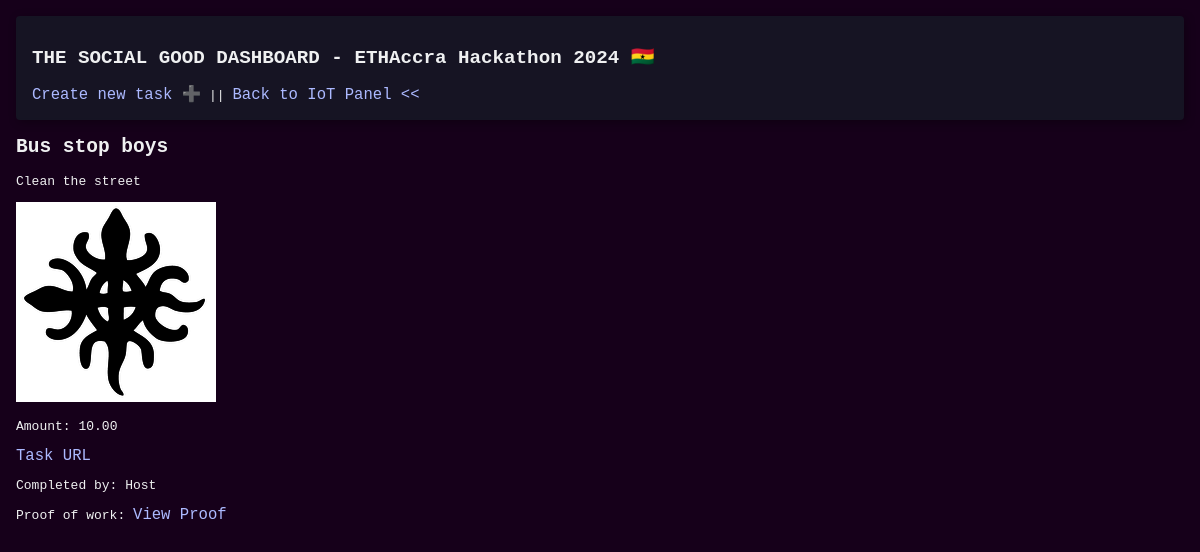
The page /task/1/ (signed in) on the database its author committed.
### client/models.py (models this page shows, shortened)
class Task(models.Model):
    title = models.CharField(max_length=200)
    description = models.TextField()
    image = models.ImageField(upload_to='task_images/', blank=True, null=True)
    url = models.URLField()
    amount = models.DecimalField(max_digits=10, decimal_places=2)
    created_at = models.DateTimeField(auto_now_add=True)
    is_completed = models.BooleanField(default=False)
    completed_by = models.ForeignKey(User, blank=True, null=True, on_delete=models.SET_NULL)
    proof_of_work_url = models.URLField(blank=True, null=True)

### client/views.py (the view)
# urls.py: path('task/<int:pk>/', views.task_detail, name='task_detail'),
@login_required
def task_detail(request, pk):
    task = get_object_or_404(Task, pk=pk)
    if task.is_completed:
        return render(request, 'task_detail_readonly.html', {'task': task})
    elif task.created_by == request.user:
        return HttpResponseForbidden()
    else:
        return render(request, 'task_detail.html', {'task': task})

### templates/task_detail_readonly.html
{% extends 'base.html' %}
{% block content %}
  <h2>{{ task.title }}</h2>
  <p>{{ task.description }}</p>
  {% if task.image %}
    <img src="{{ task.image.url }}" alt="Task image">
  {% endif %}
  <p>Amount: {{ task.amount }}</p>
  <p><a href="{{ task.url }}">Task URL</a></p>
  <p>Completed by: {{ task.completed_by }}</p>
  <p>Proof of work: <a href="{{ task.proof_of_work_url }}">View Proof</a></p>
{% endblock %}

### staticfiles/client/css/home.css (style rules this page uses)
body { background-color: #16001a; background-image: url("https://www.transparenttextures.com/patterns/asfalt-light.png"); color: #eff0f1; font-family: monospace; padding: 1rem; margin: 0; }
a { font-size: larger; font-weight: 500; text-decoration: none; color: #acb9ff; }

### rows shown on the page
Task: title "Bus stop boys", description "Clean the street", image (picture), amount "10.00", completed_by "Host"
